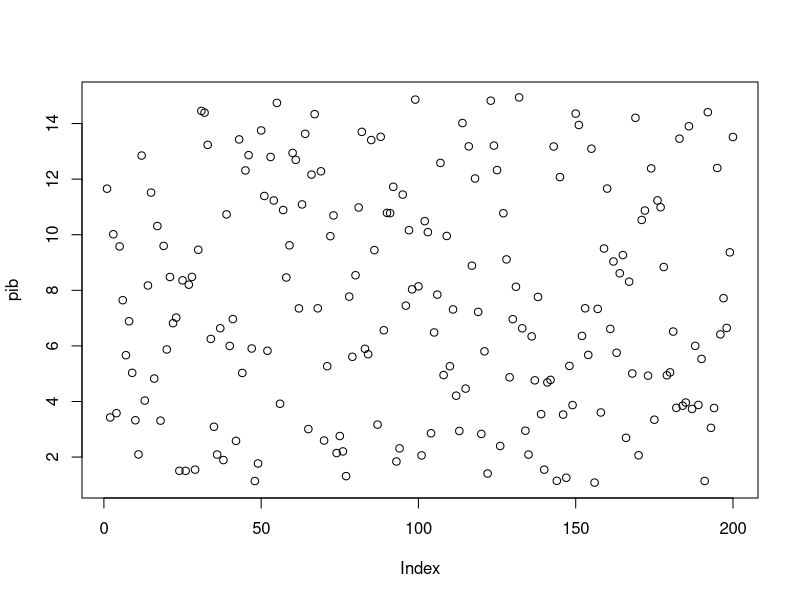
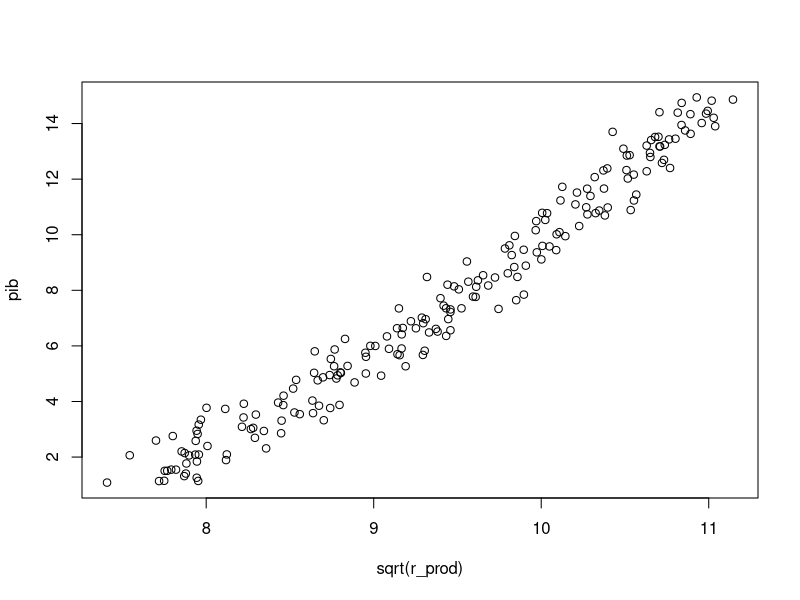
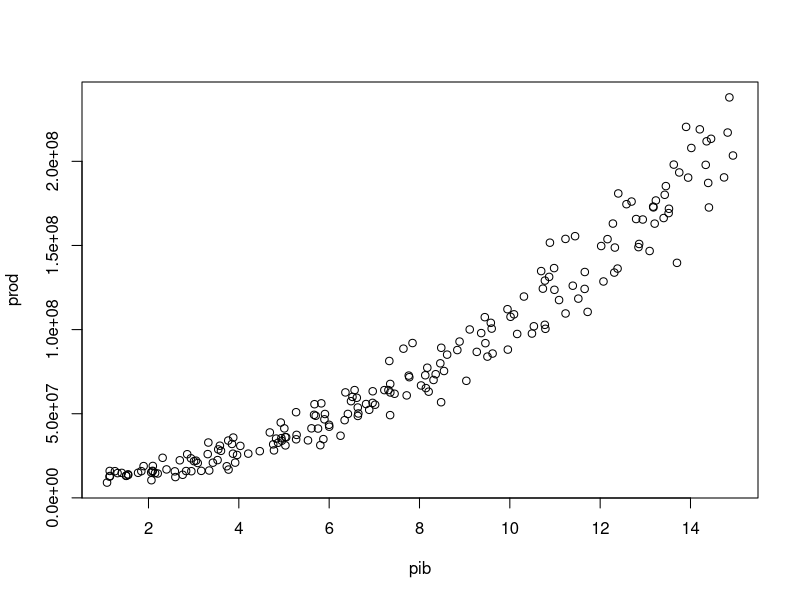
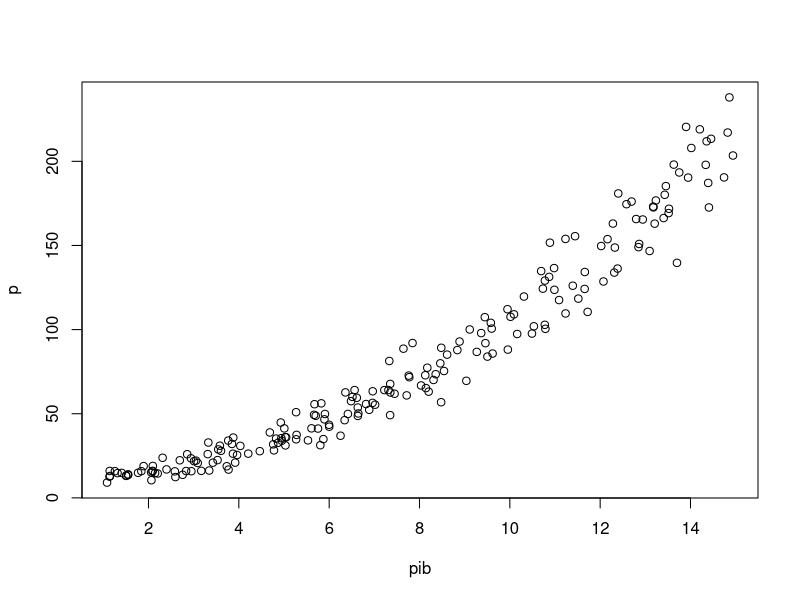
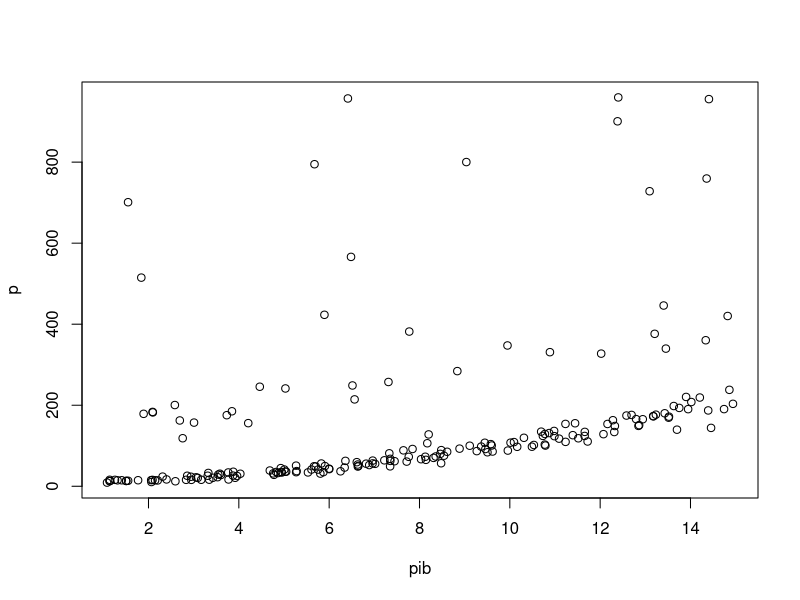
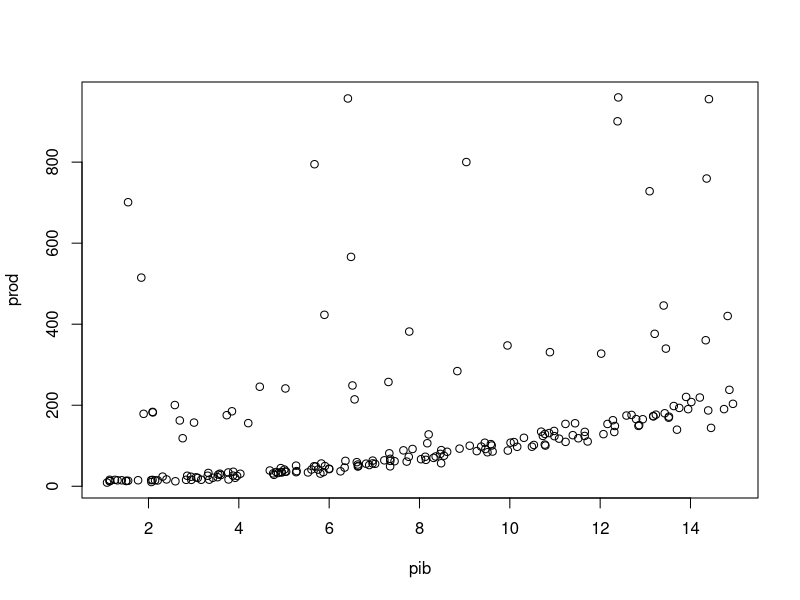
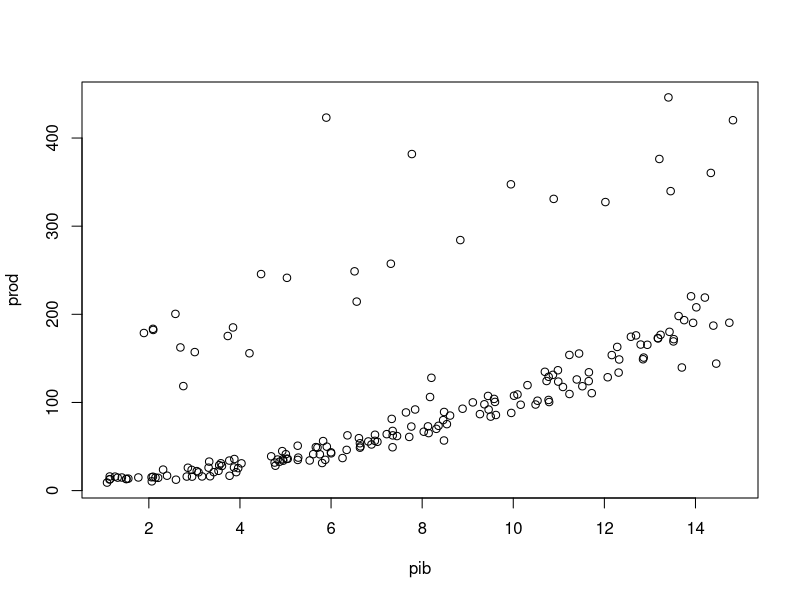
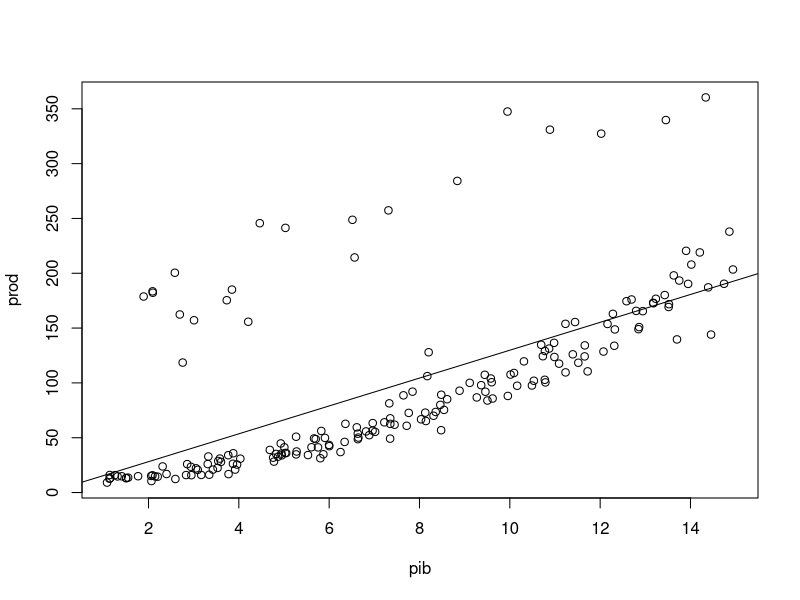

R code for these plots, in order:
###ejercicio


pib=runif(200, 1,  15)

plot(pib)

r_prod= 50 +4.5*pib +rnorm(100,5,3)

plot(pib~sqrt(r_prod))

min(r_prod)

prod=r_prod**4
plot(prod~pib)

mean(prod)

max(prod)

p=prod/1000000

plot(p~pib)
min(p)


filas=sample(c(1:200),40)

p[filas[1:20]] =(sqrt(pib[filas[1:20]])*100)+runif(20,-50,50)
p[filas[21:40]] =(filas[21:40]*5)+runif(20,-50,50)



max(p)
plot(p~pib)

df=data.frame(prod=p, pib=pib)


write.csv(df, "data\\prod_pib.csv", row.names=F)



df=read.csv("data\\prod_pib.csv")

plot(prod~pib,data=df)

mod=lm(prod~pib,data=df)

im=summary(influence.measures(mod))
f=as.numeric(row.names(im))

df2=df[-f,]
plot(prod~pib,data=df2)

bigotesup=quantile(df$prod,0.75)+1.5*IQR(df$prod)
bigoteinf=quantile(df$prod,0.25)-1.5*IQR(df$prod)

df3=subset(df,df$prod<=bigotesup &df$prod>=bigoteinf)
plot(prod~pib,data=df3)
library(car)

mod3=lm(prod~pib,data=df3)
abline(mod3)
summary(powerTransform(mod3))



pib2=df3$pib^2


plot(df3$prod~pib2)

prod2=df3$prod**(1/4)
df3$prod2=prod2
plot(prod2~pib, data=df3)
mod_f=lm(prod2~pib, data=df3)
abline(mod_f)


df_nuevo=data.frame(pib=20)
v=predict(mod_f, newdata=df_nuevo, interval="prediction")

v[3]**4


shapiro.test(mod_f$res)
library(tseries)
library(lmtest)

bptest(mod_f)
dwtest(mod_f)


summary(mod_f)



####modelo 2



#############################
plot(prod~pib,data=df)
abline(mod)


shapiro.test(mod$res)
bptest(mod)
gqtest(mod)
dwtest(mod)


plot(mod$residuals~mod$fitted.values)
predict(mod,newdata=df_nuevo, interval='prediction')
summary(mod)

######

mod2=lm(prod~pib,data=df3)

plot(prod~pib,data=df3)
abline(mod2)

summary(mod2)

shapiro.test(mod2$res)
gqtest(mod2)
bptest(mod2)
dwtest(mod2)

plot(mod2$residuals~mod2$fitted.values)
